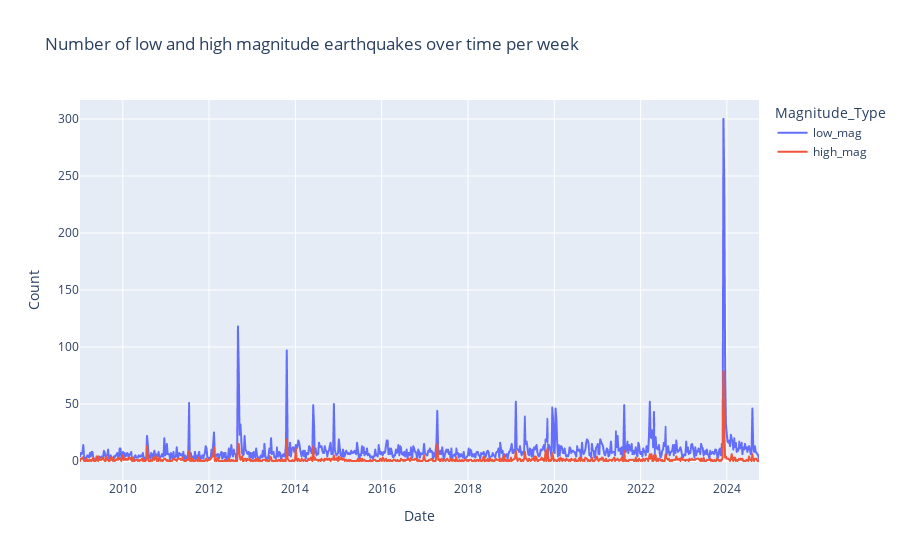

Write notebook code for a chart like this one.
### Code cell
df_melted['Year'] = df_melted['DateTime'].dt.year

fig = px.line(df_melted, x='DateTime', y='Count',
              color='Magnitude_Type', 
              title='Number of low and high magnitude earthquakes over time per week',
              line_shape='linear')


fig.update_layout(yaxis_title='Count', xaxis_title='Date', showlegend=True)

fig.show()

### Figure 1 — Plotly figure (JSON) as saved in the notebook; plotly's stock layout.template omitted (floating-point values rounded to 4 significant figures; data arrays with more than 128 entries replaced by an {"elided": "..."} marker saying what was removed)
{"data": [{"hovertemplate": "Magnitude_Type=low_mag<br>DateTime=%{x}<br>Count=%{y}<extra></extra>", "legendgroup": "low_mag", "line": {"color": "#636efa", "dash": "solid", "shape": "linear"}, "marker": {"symbol": "circle"}, "mode": "lines", "name": "low_mag", "showlegend": true, "type": "scattergl", "x": {"elided": "822 str values"}, "xaxis": "x", "y": {"elided": "822 int values"}, "yaxis": "y"}, {"hovertemplate": "Magnitude_Type=high_mag<br>DateTime=%{x}<br>Count=%{y}<extra></extra>", "legendgroup": "high_mag", "line": {"color": "#EF553B", "dash": "solid", "shape": "linear"}, "marker": {"symbol": "circle"}, "mode": "lines", "name": "high_mag", "showlegend": true, "type": "scattergl", "x": {"elided": "822 str values"}, "xaxis": "x", "y": {"elided": "822 int values"}, "yaxis": "y"}], "layout": {"legend": {"title": {"text": "Magnitude_Type"}, "tracegroupgap": 0}, "showlegend": true, "title": {"text": "Number of low and high magnitude earthquakes over time per week"}, "xaxis": {"anchor": "y", "domain": [0, 1], "title": {"text": "Date"}}, "yaxis": {"anchor": "x", "domain": [0, 1], "title": {"text": "Count"}}}}
